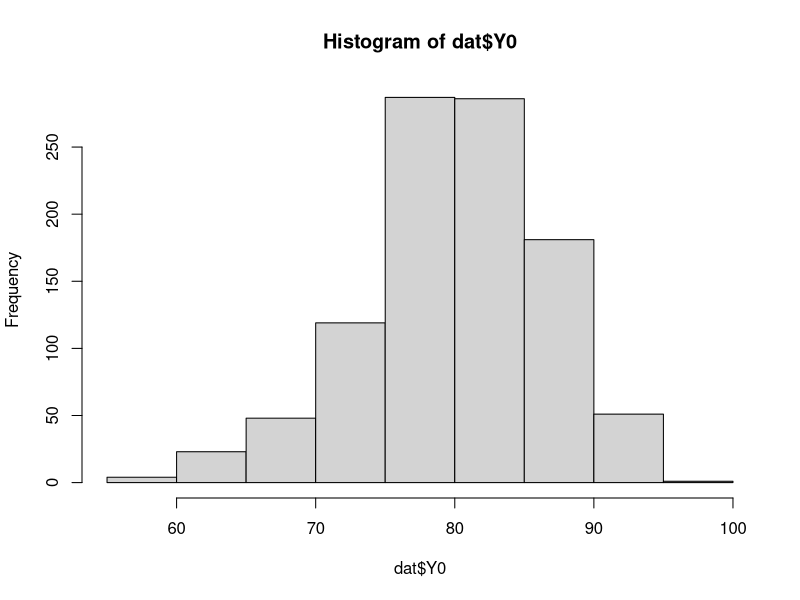
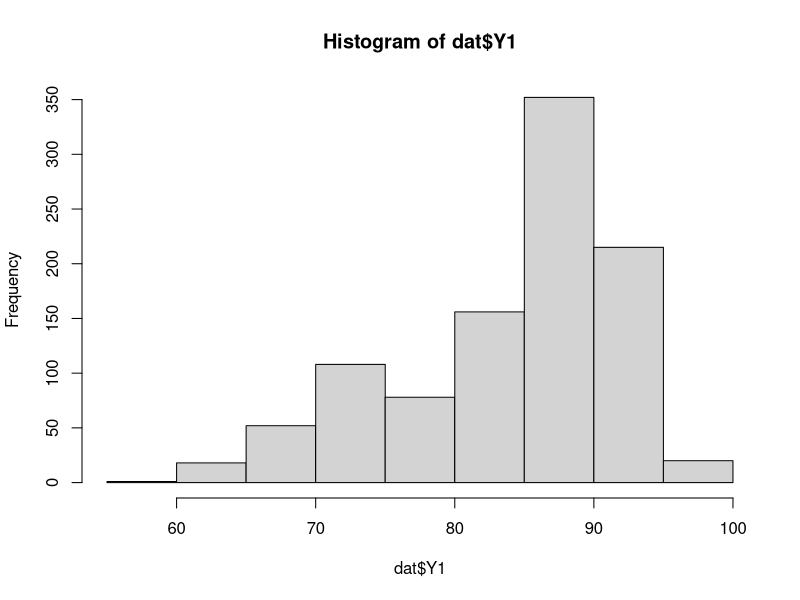

These charts were generated, in order, by the following R code:
## ---- chunk 1
##load required packages
library(tidyverse)

## ---- chunk 2
set.seed(2012)

compliance_type <- rep(c("c","n", "a"), c(450, 325, 225))

d_0 <- rep(c(0,0,1), c(450, 325, 225))
d_1 <- rep(c(1,0,1), c(450, 325, 225))

dat<- data.frame(d_0, d_1, compliance_type)

## ---- chunk 3

comp_Y0 <- rnorm(450, 80, 3.5)
nev.taker_Y0 <- rnorm(325,75,7)
always_Y0 <- rnorm(225,87,3.5)

dat$Y0 <- c(comp_Y0, nev.taker_Y0, always_Y0)
hist(dat$Y0)
range(dat$Y0)

comp_Y1 <- rnorm(450,89,3.5)
nev.taker_Y1 <- rnorm(325,75,7)
always_Y1 <- rnorm(225,87,3.5)

dat$Y1 <- c(comp_Y1, nev.taker_Y1, always_Y1)

hist(dat$Y1)
range(dat$Y1)

dat$age <- rnorm(1000,20,.5)

dat$gender <- rbinom(1000, size = 1, prob = .5)

##checking sate for compliers
sate_compliers <- mean(comp_Y1) - mean(comp_Y0)
## ---- chunk 4

dat.full <- dat

dat.full$Z <- rbinom(1000, size = 1, prob = .5)

## ---- chunk 5

comp_attend1_X0 <- rep(0,450)
nev.taker_attend1_X0 <- rep(0,325)
always_attend1_X0 <- rep(1,225)

dat.full$attend1_X0 <- c(comp_attend1_X0, nev.taker_attend1_X0, always_attend1_X0)

comp_attend1_X1 <- rep(1,450)
nev.taker_attend1_X1 <- rep(0,325)
always_attend1_X1 <- rep(1,225)

dat.full$attend1_X1 <- c(comp_attend1_X1, nev.taker_attend1_X1, always_attend1_X1)

## ---- chunk 6

attendance <- c(1:10)
probs <- c(.05,.05,.05,.1,.125,.125,.125,.125,.125,.125)

comp_attend2_X0 <- rep(0,450)
nev.taker_attend2_X0 <- rep(0,325)
always_attend2_X0 <- rep(1,225)

dat.full$attend2_X0 <- c(comp_attend2_X0, nev.taker_attend2_X0, always_attend2_X0)

comp_attend2_X1 <- (sample(attendance,450, replace = TRUE, prob = probs)/10)
nev.taker_attend2_X1 <- rep(0,325)
always_attend2_X1 <- rep(1,225)

dat.full$attend2_X1 <- c(comp_attend2_X1, nev.taker_attend2_X1, always_attend2_X1)

## ---- chunk 7

comp_attend3_X0 <- rep(0,450)
nev.taker_attend3_X0 <- rep(0,325)
always_attend3_X0 <- rep(1,225)

dat.full$attend3_X0 <- c(comp_attend3_X0, nev.taker_attend3_X0, always_attend3_X0)

comp_attend3_X1 <- (sample(attendance,450, replace = TRUE)/10)
nev.taker_attend3_X1 <- rep(0,325)
always_attend3_X1 <- rep(1,225)

dat.full$attend3_X1 <- c(comp_attend3_X1, nev.taker_attend3_X1, always_attend3_X1)

## ---- chunk 8

Y_obs <- ifelse(dat.full$Z== 1, dat.full$Y1, dat.full$Y0)
D_obs <- ifelse(dat.full$Z== 1, dat.full$d_1, dat.full$d_0)

attend1_obs <- ifelse(dat.full$Z== 1, dat.full$attend1_X1, dat.full$attend1_X0)
attend2_obs <- ifelse(dat.full$Z == 1, dat.full$attend2_X1, dat.full$attend2_X0)
attend3_obs <- ifelse(dat.full$Z == 1, dat.full$attend3_X1, dat.full$attend3_X0)

##pull alll observed variables into the observed data frame
dat.obs <- data.frame(dat.full$Z, compliance_type, D_obs, Y_obs, dat.full$gender, dat.full$age, attend1_obs, attend2_obs, attend3_obs)

##rename columns
colnames(dat.obs) <- c("Z", "Compliance", "D", "Y", "Gender", "Age", "Attend_1", "Attend_2", "Attend_3")

##looking at correlation to compliance & to treatment
kruskal.test(attend1_obs ~ Compliance, data = dat.obs)
kruskal.test(attend2_obs ~ Compliance, data = dat.obs)
kruskal.test(attend3_obs ~ Compliance, data = dat.obs)

cor(dat.obs$Y, dat.obs$Attend_1)
cor(dat.obs$Y, dat.obs$Attend_2)
cor(dat.obs$Y, dat.obs$Attend_3)

## ---- chunk 9

naive_regression <- lm(Y ~ D, data = dat.obs)
summary(naive_regression)

naive_regression_w.predictors <- lm(Y ~ D + Age + as.factor(Gender), data = dat.obs)
summary(naive_regression_w.predictors)

naive_regression_w.attend_1 <- lm(Y ~ D + Age + as.factor(Gender) + as.factor(Attend_1), data = dat.obs)
summary(naive_regression_w.attend_1)

##In dat.obs, 14.84% are always-takers, 25.32% are compliers, and 59.84% are never-takers.-- check with slides

compliance_regression <- lm(D ~ Z, data = dat.obs)

summary(compliance_regression)

1-(compliance_regression$coefficients[1]+compliance_regression$coefficients[2])

## ---- chunk 10

ITT <- mean(dat.obs$Y[dat.obs$Z == 1]) - mean(dat.obs$Y[dat.obs$Z ==0])
ITT

## Estimate the CACE by dividing the ITT estimate by the percent of compliers in the sample.

CACE <- ITT/compliance_regression$coefficients[2]
CACE

## ---- chunk 11




